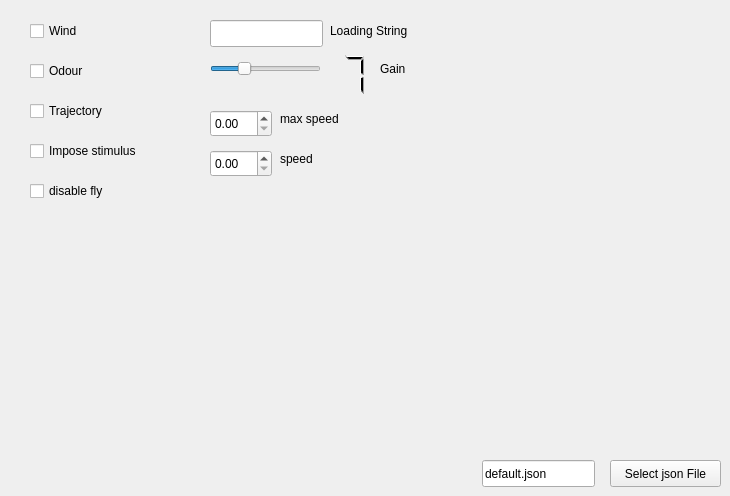
    <widget class="QWidget" name="tab">
     <attribute name="title">
      <string>General</string>
     </attribute>
     <widget class="QCheckBox" name="loadWind">
      <property name="geometry">
       <rect>
        <x>30</x>
        <y>20</y>
        <width>99</width>
        <height>22</height>
       </rect>
      </property>
      <property name="text">
       <string>Wind</string>
      </property>
     </widget>
     <widget class="QCheckBox" name="loadOdour">
      <property name="geometry">
       <rect>
        <x>30</x>
        <y>60</y>
        <width>99</width>
        <height>22</height>
       </rect>
      </property>
      <property name="text">
       <string>Odour</string>
      </property>
     </widget>
     <widget class="QCheckBox" name="loadTrajectory">
      <property name="geometry">
       <rect>
        <x>30</x>
        <y>100</y>
        <width>99</width>
        <height>22</height>
       </rect>
      </property>
      <property name="text">
       <string>Trajectory</string>
      </property>
     </widget>
     <widget class="QCheckBox" name="imposeStimulus">
      <property name="geometry">
       <rect>
        <x>30</x>
        <y>140</y>
        <width>141</width>
        <height>22</height>
       </rect>
      </property>
      <property name="text">
       <string>Impose stimulus</string>
      </property>
     </widget>
     <widget class="QLineEdit" name="loadingString">
      <property name="geometry">
       <rect>
        <x>210</x>
        <y>20</y>
        <width>113</width>
        <height>27</height>
       </rect>
      </property>
     </widget>
     <widget class="QLabel" name="label">
      <property name="geometry">
       <rect>
        <x>330</x>
        <y>20</y>
        <width>101</width>
        <height>21</height>
       </rect>
      </property>
      <property name="text">
       <string>Loading String</string>
      </property>
     </widget>
     <widget class="QSlider" name="gain">
      <property name="geometry">
       <rect>
        <x>210</x>
        <y>58</y>
        <width>111</width>
        <height>21</height>
       </rect>
      </property>
      <property name="maximum">
       <number>25</number>
      </property>
      <property name="value">
       <number>7</number>
      </property>
      <property name="orientation">
       <enum>Qt::Horizontal</enum>
      </property>
     </widget>
     <widget class="QLCDNumber" name="lcdNumber">
      <property name="geometry">
       <rect>
        <x>250</x>
        <y>50</y>
        <width>121</width>
        <height>51</height>
       </rect>
      </property>
      <property name="frameShape">
       <enum>QFrame::NoFrame</enum>
      </property>
      <property name="lineWidth">
       <number>1</number>
      </property>
      <property name="midLineWidth">
       <number>0</number>
      </property>
      <property name="intValue" stdset="0">
       <number>7</number>
      </property>
     </widget>
     <widget class="QLabel" name="label_2">
      <property name="geometry">
       <rect>
        <x>380</x>
        <y>60</y>
        <width>68</width>
        <height>17</height>
       </rect>
      </property>
      <property name="text">
       <string>Gain</string>
      </property>
     </widget>
     <widget class="QLineEdit" name="settingsFile">
      <property name="geometry">
       <rect>
        <x>482</x>
        <y>460</y>
        <width>113</width>
        <height>27</height>
       </rect>
      </property>
      <property name="text">
       <string>default.json</string>
      </property>
     </widget>
     <widget class="QPushButton" name="jsonBtn">
      <property name="geometry">
       <rect>
        <x>610</x>
        <y>460</y>
        <width>111</width>
        <height>27</height>
       </rect>
      </property>
      <property name="text">
       <string>Select json File</string>
      </property>
     </widget>
     <widget class="QDoubleSpinBox" name="maxSpeed">
      <property name="geometry">
       <rect>
        <x>210</x>
        <y>110</y>
        <width>62</width>
        <height>27</height>
       </rect>
      </property>
     </widget>
     <widget class="QLabel" name="label_13">
      <property name="geometry">
       <rect>
        <x>280</x>
        <y>110</y>
        <width>81</width>
        <height>17</height>
       </rect>
      </property>
      <property name="text">
       <string>max speed</string>
      </property>
     </widget>
     <widget class="QCheckBox" name="disabledFly">
      <property name="geometry">
       <rect>
        <x>30</x>
        <y>180</y>
        <width>141</width>
        <height>22</height>
       </rect>
      </property>
      <property name="text">
       <string>disable fly</string>
      </property>
     </widget>
     <widget class="QLabel" name="label_155">
      <property name="geometry">
       <rect>
        <x>280</x>
        <y>150</y>
        <width>81</width>
        <height>17</height>
       </rect>
      </property>
      <property name="text">
       <string>speed</string>
      </property>
     </widget>
     <widget class="QDoubleSpinBox" name="speed">
      <property name="geometry">
       <rect>
        <x>210</x>
        <y>150</y>
        <width>62</width>
        <height>27</height>
       </rect>
      </property>
     </widget>
     <zorder>lcdNumber</zorder>
     <zorder>loadWind</zorder>
     <zorder>loadOdour</zorder>
     <zorder>loadTrajectory</zorder>
     <zorder>imposeStimulus</zorder>
     <zorder>loadingString</zorder>
     <zorder>label</zorder>
     <zorder>gain</zorder>
     <zorder>label_2</zorder>
     <zorder>settingsFile</zorder>
     <zorder>jsonBtn</zorder>
     <zorder>maxSpeed</zorder>
     <zorder>label_13</zorder>
     <zorder>disabledFly</zorder>
     <zorder>label_155</zorder>
     <zorder>speed</zorder>
    </widget>
